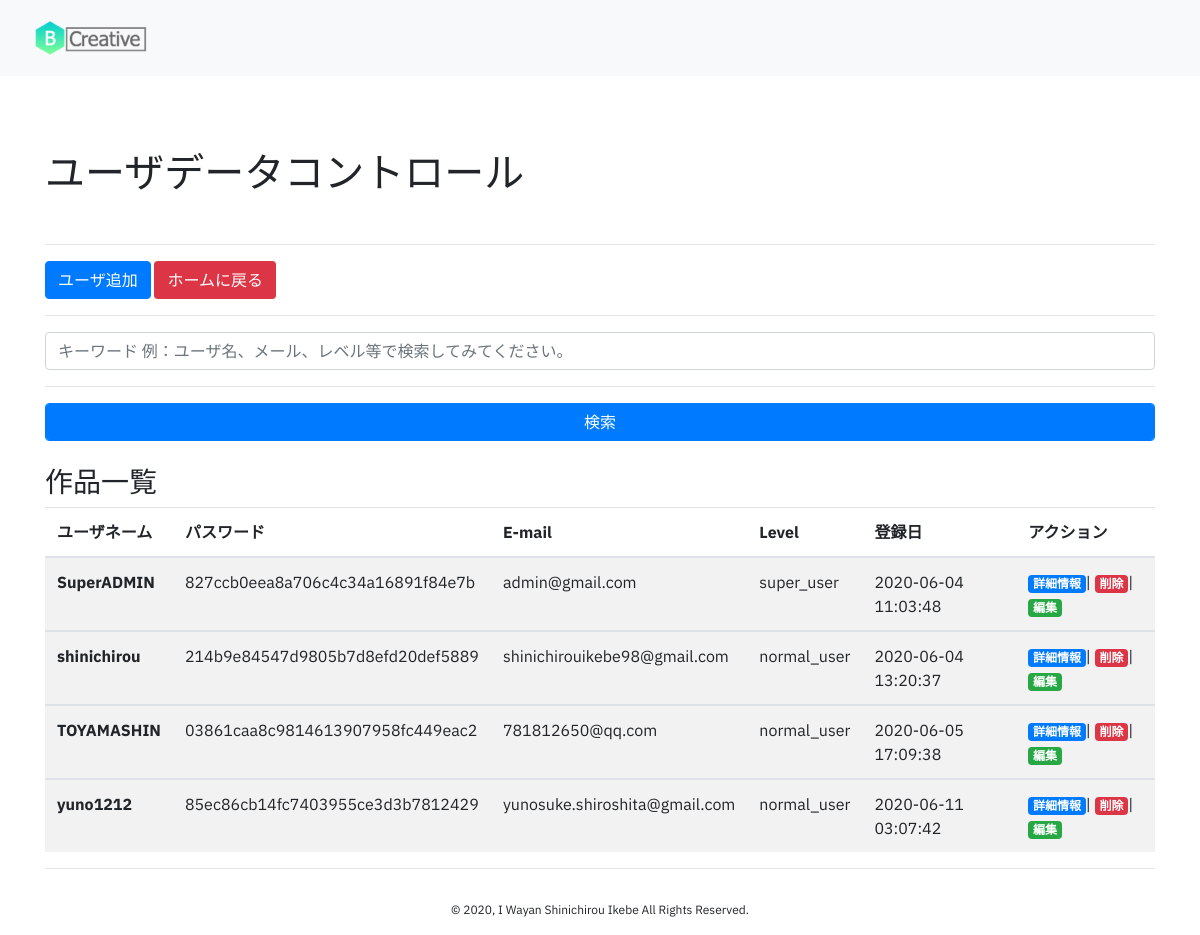
The app's page /public/dashboard/user_control (signed in) with its own data.
### tables this page shows
CREATE TABLE `user` (
  `username` varchar(15) NOT NULL,
  `email` varchar(100) NOT NULL,
  `level` varchar(15) NOT NULL,
  `password` varchar(15) NOT NULL,
  `dates` datetime DEFAULT CURRENT_TIMESTAMP
);

### app/core/Controller.php (called while the page is built, shortened)
<?php
class Controller
{
	public function view($view , $data = []){
		require_once '../app/views/' . $view . '.php';
	}
	public function model($model){
		return new $model;
	}
}

### app/controllers/dashboard.php (called while the page is built, shortened)
<?php
Class Dashboard extends Controller{
	public function user_control(){
		$data['title']="ユーザ情報";
		$data['link']="dashboard";
		$data['user_data']=$this->model('User_model')->loadAllUserData();
		$this->view('dashboard/user_control',$data);
	}
}
?>

### app/core/App.php (called while the page is built, shortened)
<?php
class App
{
	protected $method ='index';
	protected $params = [];
	public function __construct()
	{
		$url = $this->parseURL();
		if(file_exists('../app/controllers/' . $url[0] . '.php'))
		{
			unset($url[0]);
		}
		$this->controller = new $this->controller;
		if(isset($url[1]))
		{
			if(method_exists($this->controller, $url[1])){
				$this->method = $url[1];
			}
		}
		call_user_func_array([$this->controller,$this->method],$this->params);
	}
	public function parseURL()
	{
		if(isset($_GET['url']))
		{
			$url = rtrim($_GET['url'],'/');
			$url = filter_var($url,FILTER_SANITIZE_URL);
			$url = explode('/',$url);
			return $url;
		}
	}
}

### public/index.php (called while the page is built, shortened)
<?php
$app = new App;
?>

### app/core/database.php (called while the page is built, shortened)
<?php
class database{
	private $host = DB_HOST;
	private $pass = DB_PASS;
	private $user = DB_USER;
	private $name = DB_NAME;
	private $charset = DB_CHARSET;
	private $dbh;
	private $stmt;
	public function __construct()
	{
		$dsn = 'mysql:host=' . $this->host. ';dbname=' . $this->name. ';charset=' . $this->charset. '';
		$option = [PDO::ATTR_PERSISTENT => true,PDO::ATTR_ERRMODE => PDO::ERRMODE_EXCEPTION];
		try{
			$this->dbh = new PDO($dsn,$this->user,$this->pass,$option);
		}
		catch(PDOException $e){
			die($error->getMessage());
		}
	}
	public function query($query)
	{
		$this->stmt = $this->dbh->prepare($query);
	}
	public function execute()
	{
		$this->stmt->execute();
	}
	public function resultSet()
	{
		$this->execute();
		return $this->stmt->fetchAll(PDO::FETCH_ASSOC);
	}
}

### app/models/User_model.php (called while the page is built, shortened)
<?php
Class User_model{
	private $table = 'user';
	private $db;
	public function __construct()
	{
		$this->db = new Database;
	}
	public function loadAllUserData(){
		$this->db->query('SELECT * FROM ' . $this->table);
		return $this->db->resultSet();
	}
}
?>

### app/views/dashboard/user_control.php (the view, shortened to what this page needs)
<div class="container mt-5">
	<h1>ユーザデータコントロール</h1>
	<br>
	<hr>
	<div class="row">
		<div class="col-lg-6">
			<button type="button" class="btn btn-primary" data-toggle="modal" id="_addDataUser" data-target="#formModal">
  			ユーザ追加
			</button>
			<a href="<?=BASEURL?>/dashboard/"><button type="button" class="btn badge-danger">ホームに戻る</button></a>
		</div>
	</div>
	<hr>
			<form action="<?=BASEURL?>/dashboard/searchUserDashboard" method="post">
				<input type="text" class="form-control" name="search" id="search" value="" required placeholder="キーワード 例：ユーザ名、メール、レベル等で検索してみてください。">
				<hr>
				<button type="submit" class="btn btn-primary form-control" id="searchData">
					検索
				</button>
			</form>
	<br>
	    <h3>作品一覧</h3>
	    <table class="table table-striped">
				  <thead>
				    <tr>
				      <th scope="col">ユーザネーム</th>
				      <th scope="col">パスワード</th>
				      <th scope="col">E-mail</th>
				      <th scope="col">Level</th>
				      <th scope="col">登録日</th>
				      <th scope="col">アクション</th>
				    </tr>
				  </thead>
			<?php foreach($data['user_data'] as $user):?>
				  <tbody>
				    <tr>
				      <th scope="row"><?= $user['username'];?></th>
				      <td><?= md5($user['password']);?></td>
				      <td><?= $user['email'];?></td>
				      <td><?= $user['level'];?></td>
				      <td><?= $user['dates'];?></td>
				      <td>
				      	<a href="<?= BASEURL;?>/dashboard/userDetailDashboard/<?= $user['username']?>" class="badge badge-primary">詳細情報</a>|
						<a href="<?= BASEURL;?>/dashboard/deleteUserDashboard/<?= $user['username']?>" class="badge badge-danger" onclick="return confirm('データを削除しますか？');">削除</a>|
						<a href="" data-code="<?= $user['username'];?>" data-id="$user['username'];?>" class="_showUpdateModalUser badge badge-success" data-toggle="modal" data-target="#formModal">編集</a>
				      </td>
				    </tr>
				  </tbody>
			<?php endforeach;?>
		</table>
		<hr>
</div>

### public/css/style.css (style rules this page uses)
body { font-family: 'IBM Plex Sans', sans-serif; }

### records on screen
user: username "SuperADMIN", password "827ccb0eea8a706c4c34a16891f84e7b", email "admin@gmail.com", level "super_user", dates "2020-06-04 11:03:48"
user: username "shinichirou", password "214b9e84547d9805b7d8efd20def5889", email "shinichirouikebe98@gmail.com", level "normal_user", dates "2020-06-04 13:20:37"
user: username "TOYAMASHIN", password "03861caa8c9814613907958fc449eac2", email "781812650@qq.com", level "normal_user", dates "2020-06-05 17:09:38"
user: username "yuno1212", password "85ec86cb14fc7403955ce3d3b7812429", email "yunosuke.shiroshita@gmail.com", level "normal_user", dates "2020-06-11 03:07:42"
